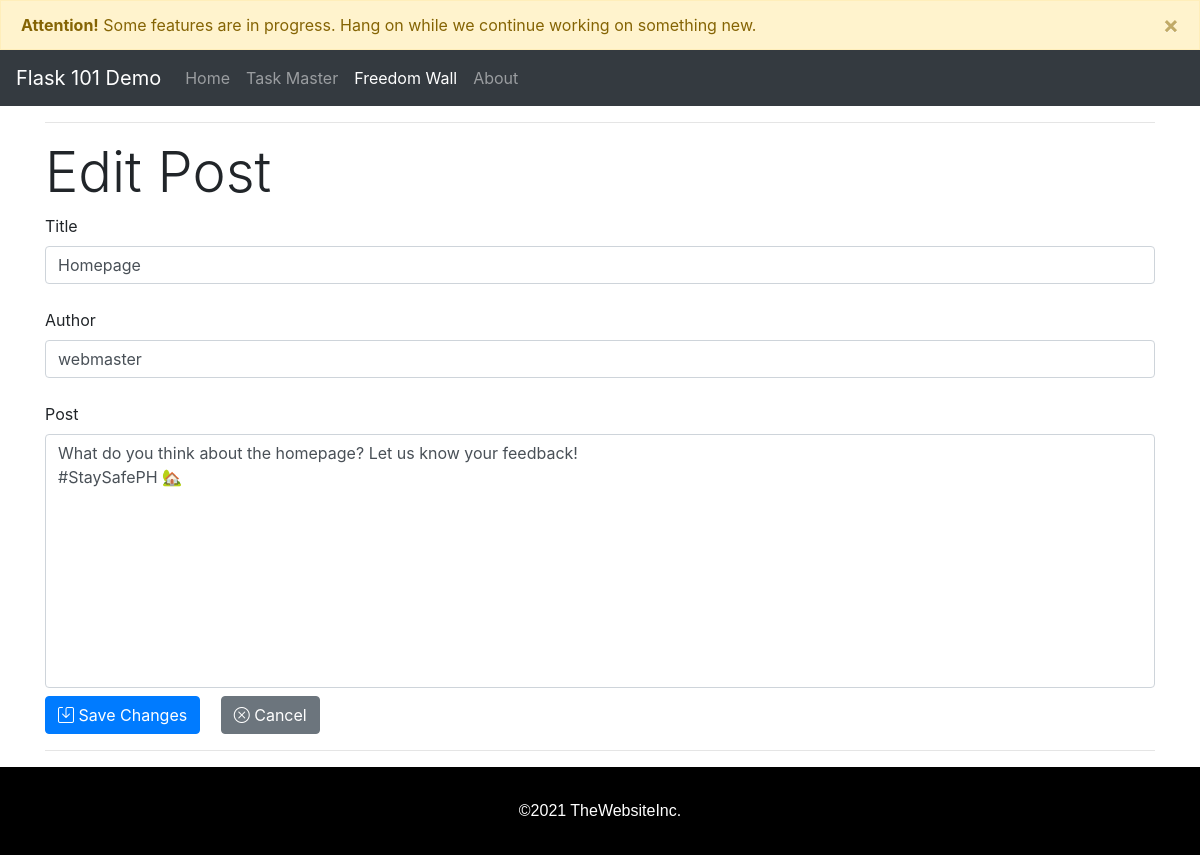
The app's page /blog_edit/4, older data.
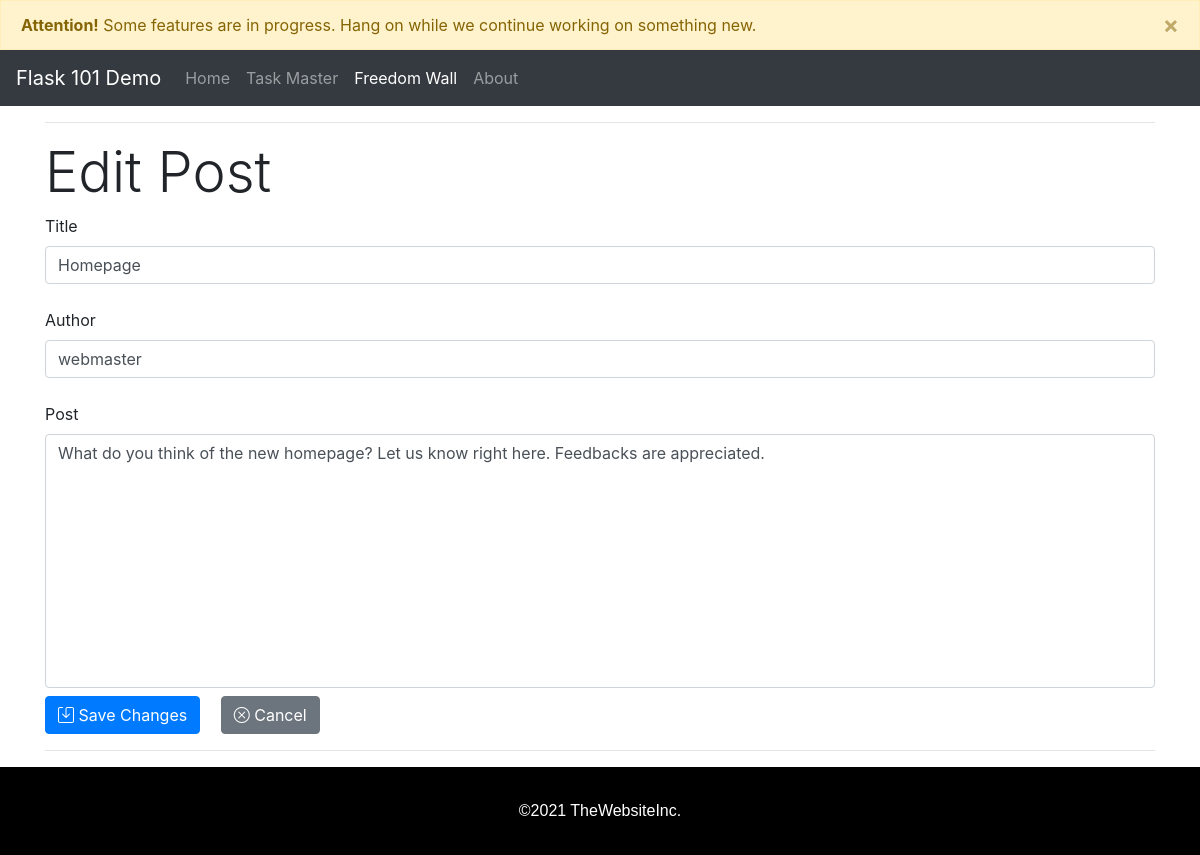
The same page, newer data.
### app.py (models this page shows, shortened)
class BlogPost(db.Model):
    id = db.Column(db.Integer, primary_key = True)
    title = db.Column(db.String(50), nullable = False)
    content = db.Column(db.Text, nullable=False)
    author = db.Column(db.String(20), nullable=False)
    datePosted = db.Column(db.DateTime, nullable = False , default = datetime.utcnow)
    dateEdited = db.Column(db.String(30), nullable = False, default = datetime.utcnow)

### app.py (the view)
@app.route('/blog_edit/<int:id>', methods= ['GET', 'POST'])
def blog_edit(id):
    post = BlogPost.query.get_or_404(id)
    if request.method == 'POST':
        post.title = request.form['title']
        post.author = request.form['author']
        post.content = request.form['content']
        post.dateEdited = request.form['dateEdited']
        db.session.commit()
        return redirect('/blog_posts')
    else:
        return render_template('blog_edit.html', post=post)

### templates/blog_edit.html (shortened to what this page needs)
{% extends 'base.html' %}  {% block body %}
<div class="container">
  <hr />
  <h2 class="display-4">Edit Post</h2>
  <form action="/blog_edit/{{post.id}}" method="POST" novalidate>
    <label for="title">Title</label>
    <input class="form-control" type="text" name="title" id="title" value="{{post.title}}" autocomplete="off"
      required />
    <br />
    <label for="author">Author</label>
    <input class="form-control" type="text" name="author" id="author" value="{{post.author}}" autocomplete="off"
      required />
    <br />
    <label for="content">Post</label>
    <textarea class="form-control mb-2" style="resize: none" name="content" id="content" cols="30" rows="10"
      value="{{post.content}}">
{{post.content}}</textarea>
    <button type="submit" class="btn btn-primary mr-3">
      <i class="bi bi-save"></i> Save Changes
    </button>
    <a href="/blog_posts" class="btn btn-secondary" role="button"><i class="bi bi-x-circle"></i> Cancel</a>
  </form>
  <hr />
</div>
{% endblock %}

### templates/base.html (shortened to what this page needs)
<!DOCTYPE html>
<html lang="en">
  <head>
    <link
      rel="stylesheet"
      href="{{ url_for('static', filename = 'css/bootstrap.min.css')}}"
    />
    <link
      rel="stylesheet"
      type="text/css"
      href="https://cdn.jsdelivr.net/npm/bootstrap-icons@1.4.0/font/bootstrap-icons.css"
    />
    <link
      rel="stylesheet"
      type="text/css"
      href="{{ url_for('static', filename = 'css/main.css')}}"
    />
  </head>
  <body>
    <div
      class="alert alert-warning alert-dismissible fade show m-0 rounded-0"
      role="alert"
    >
      <strong>Attention!</strong> Some features are in progress. Hang on while
      we continue working on something new.
      <button
        type="button"
        class="close"
        data-dismiss="alert"
        aria-label="Close"
      >
        <span aria-hidden="true">&times;</span>
      </button>
    </div>
    <nav class="navbar navbar-expand-lg navbar-dark bg-dark sticky-top">
      <a class="navbar-brand" href="/">Flask 101 Demo</a>
      <div class="collapse navbar-collapse" id="navbarNavAltMarkup">
          <div class="navbar-nav">
            <a class="nav-link" href="/">Home <span class="sr-only">(current)</span></a>
              <a class="nav-link" href="/task">Task Master <span class="sr-only">(current)</span></a>
              <a class="nav-link" href="/blog_posts">Freedom Wall</a>
              <a href="https://bit.ly/31VUq8t" class="nav-link">About</a>
          </div>
        </div>
    </nav>
    {% block body %} {% endblock %}
    <footer id="main-footer">
      &copy;2021 TheWebsiteInc.
  </footer>
  </body>
</html>

### static/css/main.css (style rules this page uses)
#main-footer { background-color: black; color: #fff; padding: 2em; text-align: center; font-family: Verdana, Geneva, Tahoma, sans-serif; }

Row changes from the older to the newer data that the page shows:
changed BlogPost "Homepage": content "What do you think about the homepage? Let us know your feedback! #StaySafePH 🏡" → "What do you think of the new homepage? Let us know right here. Feedbacks are appreciated."
